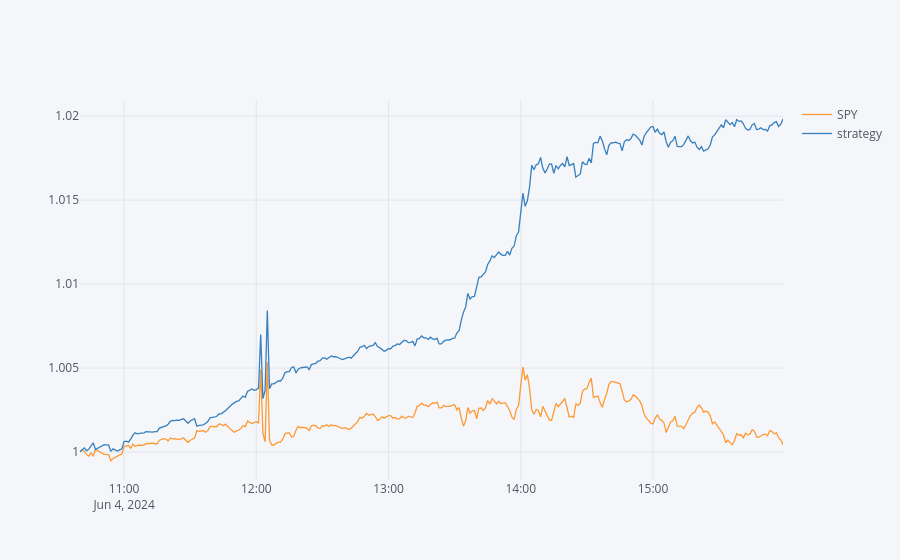
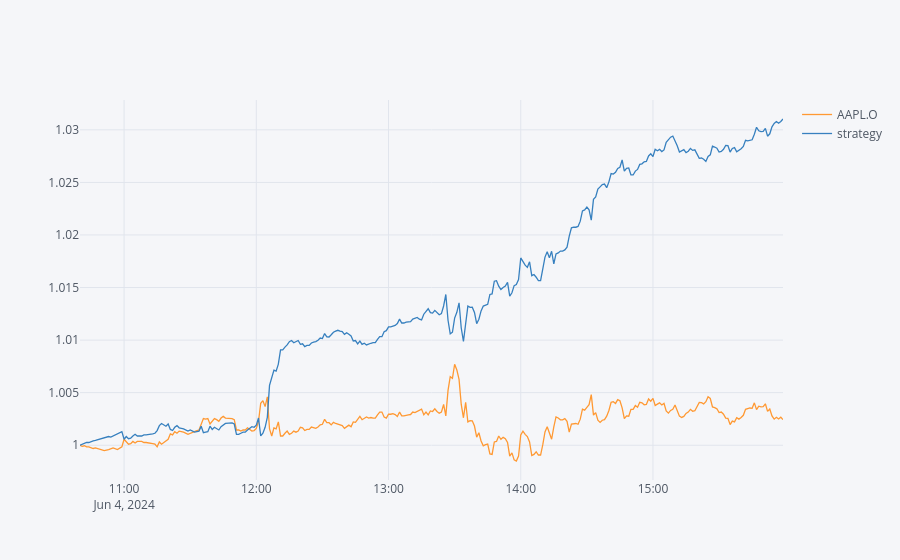
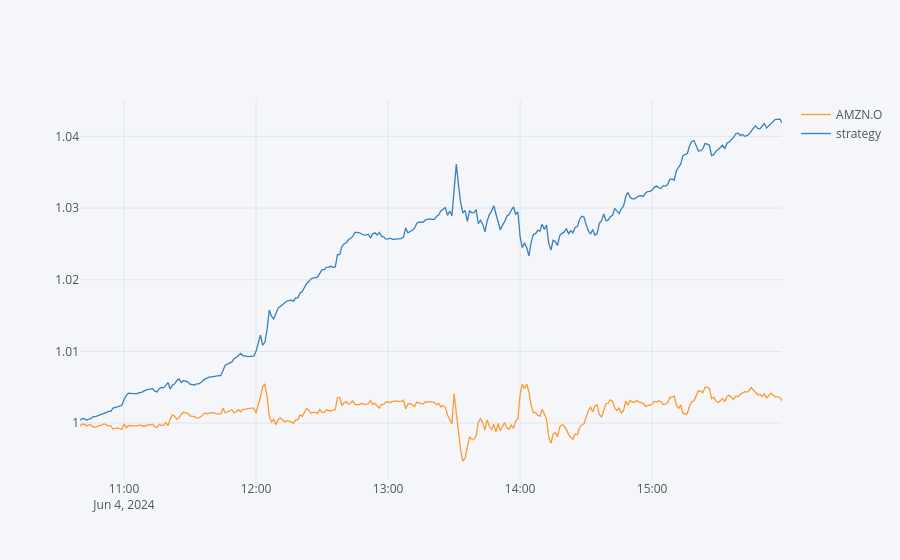

These figures' notebook cell, in order:
### Markdown cell above
Second, the visualization of the **cumulative performance**.

### Code cell
for ric in rics:
    dfs[ric][[ric, 'strategy']].cumsum().apply(np.exp).iplot()

### Figure 1 — Plotly figure (JSON) as saved in the notebook; plotly's stock layout.template omitted (floating-point values rounded to 4 significant figures; data arrays with more than 128 entries replaced by an {"elided": "..."} marker saying what was removed)
{"data": [{"line": {"color": "rgba(255, 153, 51, 1.0)", "dash": "solid", "shape": "linear", "width": 1.3}, "mode": "lines", "name": "SPY", "text": "", "type": "scatter", "x": {"elided": "307 str values"}, "y": {"elided": "307 float values"}}, {"line": {"color": "rgba(55, 128, 191, 1.0)", "dash": "solid", "shape": "linear", "width": 1.3}, "mode": "lines", "name": "strategy", "text": "", "type": "scatter", "x": {"elided": "307 str values"}, "y": {"elided": "307 float values"}}], "layout": {"legend": {"bgcolor": "#F5F6F9", "font": {"color": "#4D5663"}}, "paper_bgcolor": "#F5F6F9", "plot_bgcolor": "#F5F6F9", "title": {"font": {"color": "#4D5663"}}, "xaxis": {"gridcolor": "#E1E5ED", "showgrid": true, "tickfont": {"color": "#4D5663"}, "title": {"font": {"color": "#4D5663"}, "text": ""}, "zerolinecolor": "#E1E5ED"}, "yaxis": {"gridcolor": "#E1E5ED", "showgrid": true, "tickfont": {"color": "#4D5663"}, "title": {"font": {"color": "#4D5663"}, "text": ""}, "zerolinecolor": "#E1E5ED"}}}

### Figure 2 — Plotly figure (JSON) as saved in the notebook; plotly's stock layout.template omitted (floating-point values rounded to 4 significant figures; data arrays with more than 128 entries replaced by an {"elided": "..."} marker saying what was removed)
{"data": [{"line": {"color": "rgba(255, 153, 51, 1.0)", "dash": "solid", "shape": "linear", "width": 1.3}, "mode": "lines", "name": "AAPL.O", "text": "", "type": "scatter", "x": {"elided": "307 str values"}, "y": {"elided": "307 float values"}}, {"line": {"color": "rgba(55, 128, 191, 1.0)", "dash": "solid", "shape": "linear", "width": 1.3}, "mode": "lines", "name": "strategy", "text": "", "type": "scatter", "x": {"elided": "307 str values"}, "y": {"elided": "307 float values"}}], "layout": {"legend": {"bgcolor": "#F5F6F9", "font": {"color": "#4D5663"}}, "paper_bgcolor": "#F5F6F9", "plot_bgcolor": "#F5F6F9", "title": {"font": {"color": "#4D5663"}}, "xaxis": {"gridcolor": "#E1E5ED", "showgrid": true, "tickfont": {"color": "#4D5663"}, "title": {"font": {"color": "#4D5663"}, "text": ""}, "zerolinecolor": "#E1E5ED"}, "yaxis": {"gridcolor": "#E1E5ED", "showgrid": true, "tickfont": {"color": "#4D5663"}, "title": {"font": {"color": "#4D5663"}, "text": ""}, "zerolinecolor": "#E1E5ED"}}}

### Figure 3 — Plotly figure (JSON) as saved in the notebook; plotly's stock layout.template omitted (floating-point values rounded to 4 significant figures; data arrays with more than 128 entries replaced by an {"elided": "..."} marker saying what was removed)
{"data": [{"line": {"color": "rgba(255, 153, 51, 1.0)", "dash": "solid", "shape": "linear", "width": 1.3}, "mode": "lines", "name": "AMZN.O", "text": "", "type": "scatter", "x": {"elided": "307 str values"}, "y": {"elided": "307 float values"}}, {"line": {"color": "rgba(55, 128, 191, 1.0)", "dash": "solid", "shape": "linear", "width": 1.3}, "mode": "lines", "name": "strategy", "text": "", "type": "scatter", "x": {"elided": "307 str values"}, "y": {"elided": "307 float values"}}], "layout": {"legend": {"bgcolor": "#F5F6F9", "font": {"color": "#4D5663"}}, "paper_bgcolor": "#F5F6F9", "plot_bgcolor": "#F5F6F9", "title": {"font": {"color": "#4D5663"}}, "xaxis": {"gridcolor": "#E1E5ED", "showgrid": true, "tickfont": {"color": "#4D5663"}, "title": {"font": {"color": "#4D5663"}, "text": ""}, "zerolinecolor": "#E1E5ED"}, "yaxis": {"gridcolor": "#E1E5ED", "showgrid": true, "tickfont": {"color": "#4D5663"}, "title": {"font": {"color": "#4D5663"}, "text": ""}, "zerolinecolor": "#E1E5ED"}}}
